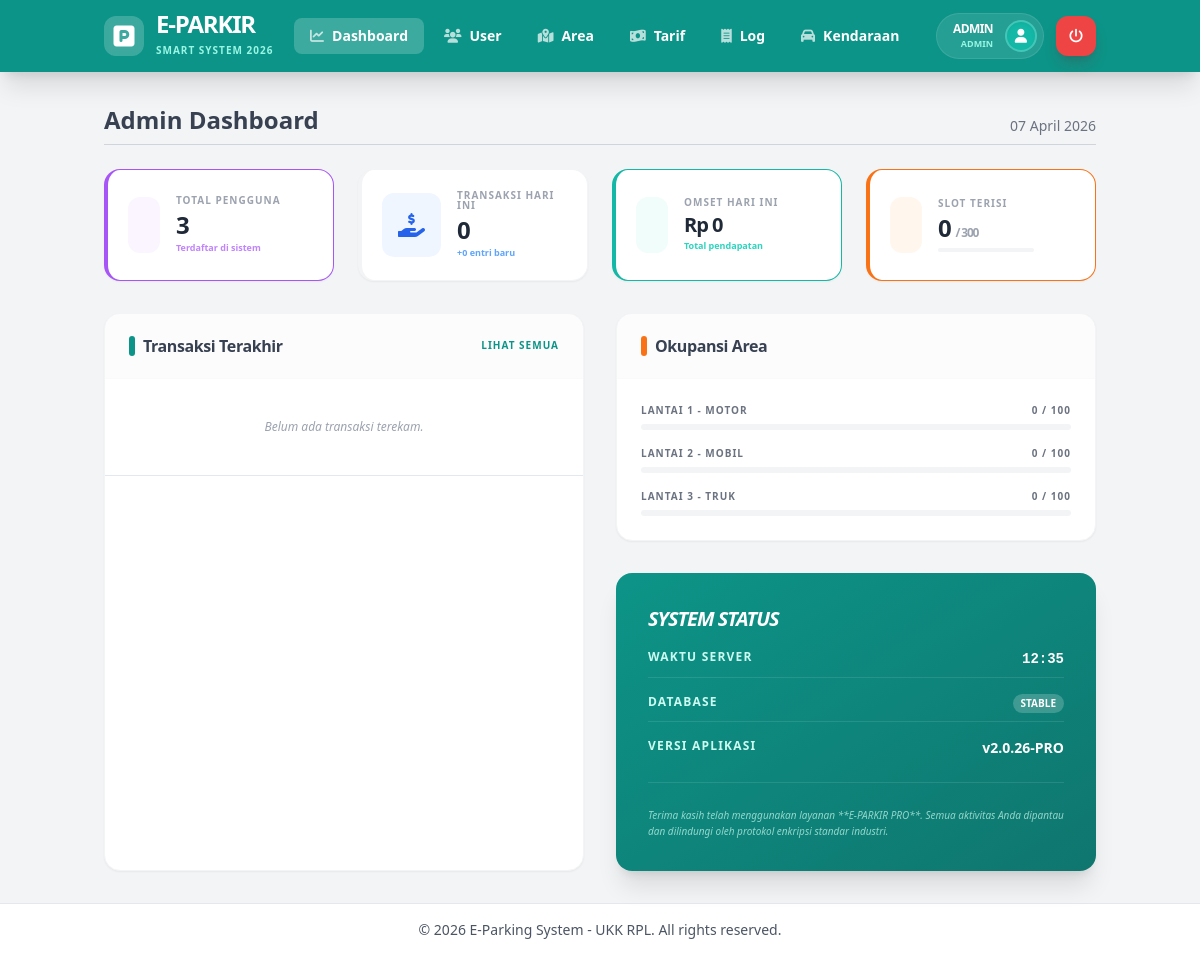
Screenshot of /pages/admin/dashboard.php (signed in) with the database file from the repository.
### tables this page shows
CREATE TABLE IF NOT EXISTS area_parkir (
    id_area INT AUTO_INCREMENT PRIMARY KEY,
    nama_area VARCHAR(50) NOT NULL,
    kapasitas INT NOT NULL,
    terisi INT DEFAULT 0
);

### includes/functions.php (called while the page is built, shortened)
<?php
function formatRupiah($angka) {
    return "Rp " . number_format($angka, 0, ',', '.');
}
?>

### pages/admin/dashboard.php (the view, shortened to what this page needs)
<?php
require_once __DIR__ . '/../../config/db.php';
require_once __DIR__ . '/../../includes/functions.php';
$res_user = mysqli_query($conn, "SELECT COUNT(*) as total FROM users");
$total_user = mysqli_fetch_assoc($res_user)['total'];
$today = date('Y-m-d');
$res_trx = mysqli_query($conn, "SELECT COUNT(*) as total, SUM(total_bayar) as omset FROM transaksi WHERE DATE(jam_masuk) = '$today'");
$data_trx = mysqli_fetch_assoc($res_trx);
$total_trx = $data_trx['total'] ?? 0;
$omset_today = $data_trx['omset'] ?? 0;
$res_parkir = mysqli_query($conn, "SELECT COUNT(*) as total FROM transaksi WHERE status = 'masuk'");
$parkir_aktif = mysqli_fetch_assoc($res_parkir)['total'] ?? 0;
$res_cap = mysqli_query($conn, "SELECT SUM(kapasitas) as total FROM area_parkir");
$total_kapasitas = mysqli_fetch_assoc($res_cap)['total'] ?? 0;
include __DIR__ . '/../../includes/header.php';
?>
<div class="grid grid-cols-1 md:grid-cols-2 lg:grid-cols-4 gap-6 mb-8 group">
    <div class="bg-white rounded-2xl shadow-sm border border-gray-100 p-5 flex items-center space-x-4 hover:shadow-xl hover:-translate-y-1 transition duration-300 border-l-4 border-purple-500">
        <div class="p-4 bg-purple-50 rounded-xl text-purple-600">
        </div>
        <div>
            <p class="text-[10px] font-black text-gray-400 uppercase tracking-widest leading-none mb-1">Total Pengguna</p>
            <h4 class="text-2xl font-black text-gray-800 tracking-tighter"><?php echo $total_user; ?></h4>
            <div class="text-[9px] text-purple-400 font-bold">Terdaftar di sistem</div>
        </div>
    </div>
    <div class="bg-white rounded-2xl shadow-sm border border-gray-100 p-5 flex items-center space-x-4 hover:shadow-xl hover:-translate-y-1 transition duration-300 border-l-4 border-blue-500">
        <div class="p-4 bg-blue-50 rounded-xl text-blue-600">
            <i class="fas fa-hand-holding-dollar text-2xl"></i>
        </div>
        <div>
            <p class="text-[10px] font-black text-gray-400 uppercase tracking-widest leading-none mb-1">Transaksi Hari Ini</p>
            <h4 class="text-2xl font-black text-gray-800 tracking-tighter"><?php echo $total_trx; ?></h4>
            <div class="text-[9px] text-blue-400 font-bold">+<?php echo $total_trx; ?> entri baru</div>
        </div>
    </div>
    <div class="bg-white rounded-2xl shadow-sm border border-gray-100 p-5 flex items-center space-x-4 hover:shadow-xl hover:-translate-y-1 transition duration-300 border-l-4 border-teal-500">
        <div class="p-4 bg-teal-50 rounded-xl text-teal-600">
        </div>
        <div>
            <p class="text-[10px] font-black text-gray-400 uppercase tracking-widest leading-none mb-1">Omset Hari Ini</p>
            <h4 class="text-xl font-black text-gray-800 tracking-tighter"><?php echo formatRupiah($omset_today); ?></h4>
            <div class="text-[9px] text-teal-400 font-bold">Total pendapatan</div>
        </div>
    </div>
    <div class="bg-white rounded-2xl shadow-sm border border-gray-100 p-5 flex items-center space-x-4 hover:shadow-xl hover:-translate-y-1 transition duration-300 border-l-4 border-orange-500">
        <div class="p-4 bg-orange-50 rounded-xl text-orange-600">
        </div>
        <div>
            <p class="text-[10px] font-black text-gray-400 uppercase tracking-widest leading-none mb-1">Slot Terisi</p>
            <h4 class="text-2xl font-black text-gray-800 tracking-tighter"><?php echo $parkir_aktif; ?> <small class="text-xs text-gray-400">/ <?php echo $total_kapasitas; ?></small></h4>
            <div class="w-24 h-1 bg-gray-100 rounded-full mt-1 overflow-hidden">
            </div>
        </div>
    </div>
</div>
<div class="grid grid-cols-1 lg:grid-cols-2 gap-8">
    <div class="bg-white rounded-2xl shadow-sm border border-gray-100 overflow-hidden flex flex-col">
        <div class="px-6 py-5 border-b border-gray-50 flex justify-between items-center bg-gray-50/50">
            <div class="flex items-center space-x-2">
                <div class="w-1.5 h-5 bg-teal-600 rounded-full"></div>
                <h3 class="font-black text-gray-700 tracking-tight">Transaksi Terakhir</h3>
            </div>
            <a href="../admin/logs.php" class="text-[10px] font-black text-teal-600 hover:text-teal-700 uppercase tracking-widest">Lihat Semua</a>
        </div>
        <div class="p-0 flex-grow">
            <table class="w-full text-left text-sm">
                <tbody class="divide-y divide-gray-50">
                    <?php
                    $q_recent = "SELECT t.*, k.no_polisi, k.jenis_kendaraan, a.nama_area
                                FROM transaksi t
                                JOIN kendaraan k ON t.id_kendaraan = k.id_kendaraan
                                JOIN area_parkir a ON t.id_area = a.id_area
                                ORDER BY t.jam_masuk DESC LIMIT 5";
                    $res_recent = mysqli_query($conn, $q_recent);
                    ?>
                    <?php if(mysqli_num_rows($res_recent) == 0): ?>
                        <tr><td colspan="4" class="p-10 text-center text-gray-400 italic text-xs">Belum ada transaksi terekam.</td></tr>
                    <?php endif; ?>
                </tbody>
            </table>
        </div>
    </div>
    <div class="space-y-8">
        <div class="bg-white rounded-2xl shadow-sm border border-gray-100 overflow-hidden">
            <div class="px-6 py-5 border-b border-gray-50 flex items-center space-x-2 bg-gray-50/50">
                <div class="w-1.5 h-5 bg-orange-500 rounded-full"></div>
                <h3 class="font-black text-gray-700 tracking-tight">Okupansi Area</h3>
            </div>
            <div class="p-6 space-y-4">
                <?php
                $q_area = "SELECT * FROM area_parkir LIMIT 3";
                $res_area = mysqli_query($conn, $q_area);
                while($row = mysqli_fetch_assoc($res_area)):
                ?>
                <div>
                    <div class="flex justify-between text-[10px] font-black text-gray-500 uppercase tracking-widest mb-1.5">
                        <span><?php echo $row['nama_area']; ?></span>
                        <span><?php echo $row['terisi']; ?> / <?php echo $row['kapasitas']; ?></span>
                    </div>
                    <div class="w-full h-1.5 bg-gray-100 rounded-full overflow-hidden">
                    </div>
                </div>
                <?php endwhile; ?>
            </div>
        </div>
        <div class="bg-gradient-to-br from-teal-600 to-teal-700 rounded-2xl shadow-xl p-8 text-white relative overflow-hidden">
            <h3 class="text-xl font-black tracking-tighter italic mb-4">SYSTEM STATUS</h3>
            <div class="space-y-4 relative">
                <div class="flex justify-between border-b border-white/10 pb-2">
                    <span class="text-xs font-bold text-teal-100 uppercase tracking-widest">Waktu Server</span>
                    <span class="text-sm font-black font-mono"><?php echo date('H:i'); ?></span>
                </div>
                <div class="flex justify-between border-b border-white/10 pb-2">
                    <span class="text-xs font-bold text-teal-100 uppercase tracking-widest">Database</span>
                    <span class="text-[10px] bg-white/20 px-2 py-0.5 rounded-full font-black">STABLE</span>
                </div>
                <div class="flex justify-between">
                    <span class="text-xs font-bold text-teal-100 uppercase tracking-widest">Versi Aplikasi</span>
                    <span class="text-sm font-black">v2.0.26-PRO</span>
                </div>
            </div>
            <div class="mt-6 pt-6 border-t border-white/10">
                <p class="text-[10px] italic text-teal-100/70 leading-relaxed">
                    Terima kasih telah menggunakan layanan **E-PARKIR PRO**. Semua aktivitas Anda dipantau dan dilindungi oleh protokol enkripsi standar industri.
                </p>
            </div>
        </div>
    </div>
</div>
<?php include __DIR__ . '/../../includes/footer.php'; ?>

### assets/style.css (style rules this page uses)
:root { --primary: #0d9488; --secondary: #64748b; --success: #22c55e; --danger: #ef4444; --light: #f1f5f9; --dark: #1e293b; --white: #ffffff; }
* { box-sizing: border_box; margin: 0; padding: 0; font-family: 'Segoe UI', Tahoma, Geneva, Verdana, sans-serif; }
body { background-color: var(--light); color: var(--dark); display: flex; min-height: 100vh; }
table { width: 100%; border-collapse: collapse; }
th, td { padding: 12px 15px; text-align: left; border-bottom: 1px solid #e2e8f0; }

### includes/header.php (style rules this page uses)
body { font-family: 'Inter', sans-serif; background-color: #f3f4f6; }

### rows the page displays
area_parkir: nama_area "LANTAI 1 - MOTOR", terisi "0", kapasitas "100"
area_parkir: nama_area "LANTAI 2 - MOBIL", terisi "0", kapasitas "100"
area_parkir: nama_area "LANTAI 3 - TRUK", terisi "0", kapasitas "100"

### other values shown
$_SESSION['username'] "ADMIN"
$_SESSION['role'] "ADMIN"
$page_title "Admin Dashboard"
$total_user "3"
$total_trx "0"
formatRupiah($omset_today) "Rp 0"
$parkir_aktif "0"
$total_kapasitas "300"
